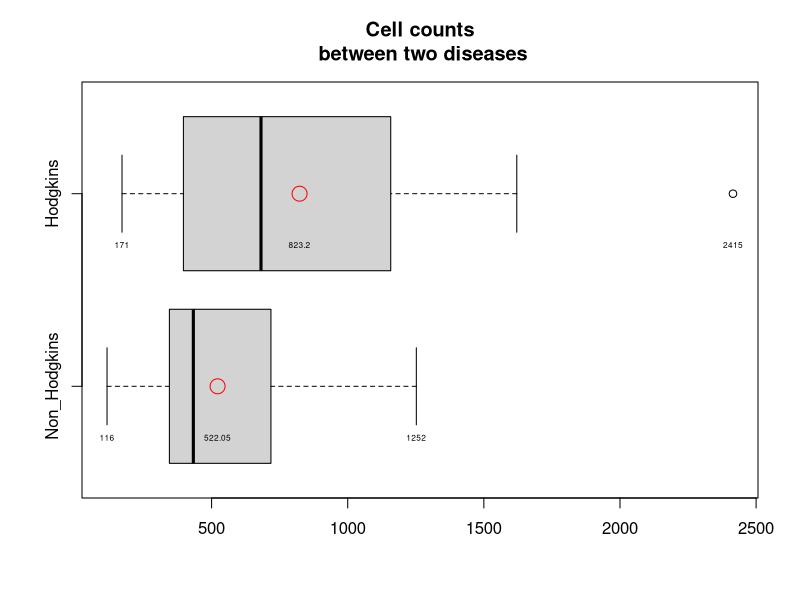

Here is the R script that generated this plot: (Note: this script raises an error after producing the figure.)
#~~~~~~~~~~~~~~~~~~~~~~~~~~~~~~~~~~~~~~~~~~~~~~~~~~~~~~~~~~~~~~~~~~~~~~~~~~~~~~~~~~~~~~~~~
# student: Raul
# course: STAT 570
# assignment: hw6
#~~~~~~~~~~~~~~~~~~~~~~~~~~~~~~~~~~~~~~~~~~~~~~~~~~~~~~~~~~~~~~~~~~~~~~~~~~~~~~~~~~~~~~~~~

rm(list=ls())
library(tidyverse)
library(dplyr)


nh <-c(375,	375,	752,	208,	151,	116,	736,	192,	315,	1252,	675,	700,	440,	771,	
       688,	426,	410,	979,	377,	503)
ho <-c(396,	568,	1212,	171,	554,	1104,	257,	435,	295,	397,	288,	1004,	431,	795,	
       1621,	1378,	902,	958,	1283,	2415)


#~~~~~~~~~~~#
# Problem 1 # 
#~~~~~~~~~~~#

## (a)
means <- c(mean(nh), mean(ho))
boxplot(data.frame("Non_Hodgkins" = nh, "Hodgkins" = ho),
        main = "Cell counts\n between two diseases",
        horizontal = TRUE)
text(c(mean(nh), min(nh), max(nh), min(ho), max(ho), mean(ho)),  
     c(rep(0.8,3), rep(1.8,3)),
     c(mean(nh), min(nh), max(nh), min(ho), max(ho), mean(ho)), 
     pos = 1, cex = 0.5)  
points(means, c(1,2), col="red",pch=1, cex=2)


## (b)  
get_bootstrap_var <- function(x, N) {
    B <- rep(0, N) 
    for(i in 1:N) {
        B[i] <- sample(x, size = length(x), replace = TRUE) |> var()
    }
    var <- mean(B)
    var
}
N <- 1e3
get_CI <- function(x1, x2, level = .90, scale = "orig") {
  if(scale == "log") {
    x1 <- log(x1); x2 <- log(x2)
  } else if(scale == "sqrt") {
    x1 <- sqrt(x1); x2 <- sqrt(x2)
  } else {
    TRUE
  }
  var1 <- get_bootstrap_var(x1, N=1e3)
  var2 <- get_bootstrap_var(x2, N=1e3)
  Phi <- abs(qnorm((1-level)/2, mean = 0, sd = 1))
  ci_lo <- mean(x1)-mean(x2) - Phi*sqrt(var1/length(x1) + var2/length(x2))
  ci_hi <- mean(x1)-mean(x2) + Phi*sqrt(var1/length(x1) + var2/length(x2))
  return(c(ci_lo, ci_hi))
}

CI_orig <- get_CI(ho, nh, level = 0.90, scale = "orig")
CI_log  <- get_CI(ho, nh, level = 0.90, scale = "log")
CI_sqrt <- get_CI(ho, nh, level = 0.90, scale = "sqrt")


## (c)  
data <- data.frame("count" = c(nh, ho), 
                   "hodgkins" = c(rep(0,length(nh)), rep(1,length(ho))))

fit_pois <- glm(count~hodgkins, family=poisson(link="log"), data=data)
fit_gamm <- glm(count~hodgkins, family=Gamma(link="inverse"), data=data) 
fit_invg <- glm(count~hodgkins, family=inverse.gaussian(link="1/mu^2"), data=data)

coef_pois <- summary(fit_pois)$coefficients |> as.data.frame()
coef_gamm <- summary(fit_gamm)$coefficients |> as.data.frame()
coef_invg <- summary(fit_invg)$coefficients |> as.data.frame()

res_tab <- data.frame(
  "Intercept"    = c(coef_pois$Estimate[1], coef_gamm$Estimate[1], coef_invg$Estimate[1]),
  "SE_Intercept" = c(coef_pois$`Std. Error`[1], coef_gamm$`Std. Error`[1], coef_invg$`Std. Error`[1]),
  "Beta1"        = c(coef_pois$Estimate[2], coef_gamm$Estimate[2], coef_invg$Estimate[2]), 
  "SE_Beta1"     = c(coef_pois$`Std. Error`[2], coef_gamm$`Std. Error`[2], coef_invg$`Std. Error`[2])
  )
row.names(res_tab) <- c("Poisson","Gamma","InverseGaussian")

undo_gamma <- function(x) { -1/x }
undo_invg  <- function(x) { 1/sqrt(x) }

coef_pois_undone <- fit_pois$coefficients[,1] |> exp() |> as.data.frame()
coef_gamm_undone <- fit_gamm$coefficients[,1] |> undo_gamma() |> as.data.frame()
coef_invg_undone <- fit_invg$coefficients[,1] |> abs() |> undo_invg() |> as.data.frame()

res_tab_undone <- data.frame(
  "Intercept"    = c(coef_pois_undone[1,1], coef_gamm_undone[1,1], coef_invg_undone[1,1]),
  "Beta1"        = c(coef_pois_undone[2,1], coef_gamm_undone[2,1], coef_invg_undone[2,1]) 
)
row.names(res_tab_undone) <- c("Poisson","Gamma","InverseGaussian")



## (d)  
I_pois <- solve(vcov(fit_pois))
I_gamm <- solve(vcov(fit_gamm))
I_invg <- solve(vcov(fit_invg))

get_CI_model <- function(theta, I_jj) {
  r <- c(theta - qnorm(0.95)*sqrt(1/I_jj), theta + qnorm(0.95)*sqrt(1/I_jj))
  r
}

CI_b0_pois <- get_CI_model(coef_pois[1,1], I_pois[1,1])
CI_b1_pois <- get_CI_model(coef_pois[2,1], I_pois[2,2])

CI_b0_gamm <- get_CI_model(coef_gamm[1,1], I_gamm[1,1])
CI_b1_gamm <- get_CI_model(coef_gamm[2,1], I_gamm[2,2])

CI_b0_invg <- get_CI_model(coef_invg[1,1], I_pois[1,1])
CI_b1_invg <- get_CI_model(coef_invg[2,1], I_pois[2,2])


CI_tab <- data.frame("intercept" = c(paste0(round(CI_b0_pois, 3), collapse = " to "), 
                                     paste0(round(CI_b0_gamm, 3), collapse = " to "),
                                     paste0(round(CI_b0_invg, 3), collapse = " to ")),
                     "b1" = c(paste0(round(CI_b1_pois, 3), collapse = " to "), 
                              paste0(round(CI_b1_gamm, 3), collapse = " to "),
                              paste0(round(CI_b1_invg, 3), collapse = " to "))
           )

row.names(CI_tab) <- c("Poisson","Gamma","InverseGaussian")




#~~~~~~~~~~~#
# Problem 2 # 
#~~~~~~~~~~~#

x <- c(seq(from = 2, to = 10, by = 2), 24, 28, 32)

y <- c(1.63, 1.01, 0.73, 0.55, 0.41, 0.01, 0.06, 0.02)

## a
## b

my_likelihood <- function(theta) {
  b0 <- log(30/theta[1])
  b1 <- theta[2]
  n <- length(x)
  sigma2 <- theta[3]
  -n/2 * log(2*pi*sigma2) -sum(log(y)) -(1/(2*sigma2))*sum( (log(y) -b0+b1*x)^2 ) 
}
params <- optim(par = c(1,1,1), fn = my_likelihood, control = list(fnscale = -1))$par

V <-params[1]; Ke <- params[2]; sigma2 <- params[3]


# TO DO
I <- matrix(1, ncol=3, nrow=3)

q975 <- qnorm(.975, 0, 1)
ci_V <- c(V-q975*sqrt(I[1,1]), V+q975*sqrt(I[1,1])) |> round(2)
ci_Ke <- c(Ke-q975*sqrt(I[2,2]), Ke+q975*sqrt(I[2,2]))  |> round(2)
ci_sigma2 <- c(sigma2-q975*sqrt(I[3,3]), sigma2+q975*sqrt(I[3,3]))  |> round(2)

confidence_intervals <- c(paste0(ci_V, collapse = " to "),
                          paste0(ci_Ke,collapse = " to "),
                          paste0(ci_sigma2, collapse = " to "))

Q2b_tab <- data.frame(round(params,2), confidence_intervals)
row.names(Q2b_tab) <- c("V", "-Ke", "sigma2")
colnames(Q2b_tab) <- c("parameter", "95% conf interval")


## (c)  
#We now plot the data, along with the fitted curve.  
b0 <- log(30/V)
b1 <- Ke
x_grid <- seq(from = 2, to = 33, by = 1)
plot(y~x, main = "Cadralazine concentration at 8 given times", xaxt='n')
lines(exp(b0-b1*x_grid), lty=1, lwd=3)
axis(1,at=x,labels=x)

## (d)  
#Using residuals, we examine the appropriateness of the assumptions of the above model. 
#And answer the question: Does the model seem reasonable for these data?  
yhat <- exp(b0-b1*x)
r <- y - exp(b0-b1*x)
std_r <- (y - yhat) / sqrt(sigma2)
#hist(r, breaks = 13)


## (e)  
#The clearance Cl = V * K_e and elimination half-life x_{1/2} = log(2/K_e) are 
#parameters of interest in this experiment.  
#We find the MLEs of these parameters along with asymptotic 95% confidence intervals. 

Cl_mle <- V*Ke
xhalf_mle <- log(2)/Ke 
n <- length(x)

Mu <- exp(log(30/V*exp(Ke*x))) |> mean()

dKe <- sum(-log(y) + log(30/V) -2*Ke*x)/sigma2
dV <- sum(Ke*x -log(30/V) +log(y) -1)/(sigma2*V^2)
I_11 <- n*(Mu+sigma2/2)/sigma2
I_22 <- n*(Mu+sigma2/2)/(sigma2*V^2)
I_21 <- 0

grad_loglike <- matrix(c(dKe,dV), ncol=2, nrow=1)
FIM <- matrix(c(I_11, I_21, I_21, I_22), nrow=2, ncol=2)

var_Cl <- grad_loglike %*% solve(FIM) %*% t(grad_loglike)
var_xhalf <- dKe^2 * 1/I_11

CI_cl <- paste0(c(Cl_mle - qnorm(0.975)*sqrt(var_Cl), 
                  Cl_mle + qnorm(0.975)*sqrt(var_Cl)) |> round(3),
                collapse = " to ")

CI_xhalf <- paste0(c(xhalf_mle - qnorm(0.975)*sqrt(var_xhalf), 
                     xhalf_mle + qnorm(0.975)*sqrt(var_xhalf)) |> round(3),
                     collapse = " to ")
CI_cl
CI_xhalf





save.image(file = "/Users/raulta/Library/CloudStorage/GoogleDrive-rauldavidt@gmail.com/My Drive/Stat 570/hw/hw6_/hw6_objects.Rdata")









